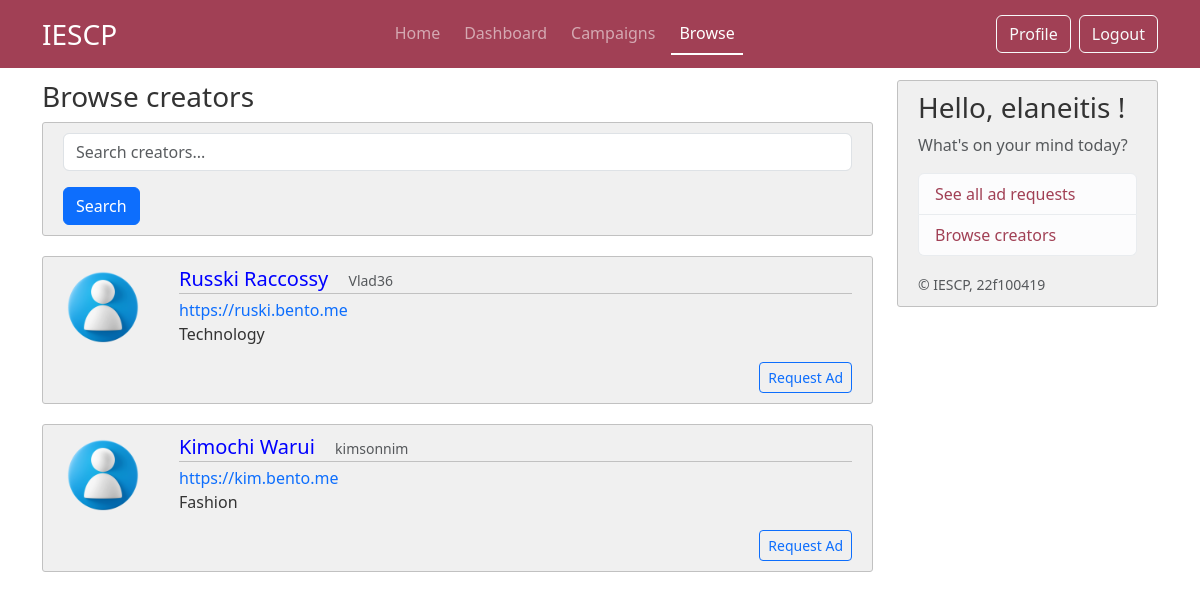
The app's page /browse (signed in) with its own data.
### iescp/models.py (models this page shows, shortened)
class Creator(db.Model, UserMixin):
     __tablename__ = 'creator'
     id = db.Column(db.Integer, primary_key=True)
     social_link_1 = db.Column(db.String(120), nullable=False)
     social_link_2 = db.Column(db.String(120))
     social_link_3 = db.Column(db.String(120))
     category = db.Column(db.String(50), nullable= False)
     location= db.Column(db.String(100), nullable= False)
     dob = db.Column(db.DateTime, nullable=False)
     bio = db.Column(db.Text, nullable= False)
     common_id = db.Column(db.Integer, db.ForeignKey('commonuser.id'), nullable = False)
     common_user = db.relationship('CommonUser', backref='creator', uselist=False)

class CommonUser(db.Model,UserMixin):
     __tablename__ = 'commonuser'
     id = db.Column(db.Integer, primary_key=True)
     role = db.Column(db.String(25), nullable=False) # sponsor or creator
     username = db.Column(db.String(16), unique=True, nullable =False)
     password = db.Column(db.String(60), nullable =False)
     email = db.Column(db.String(50), unique=True, nullable =False)
     firstname = db.Column(db.String(50), nullable=False)
     lastname = db.Column(db.String(50), nullable=False)
     profile_pic = db.Column(db.String(16), nullable =False, default='default.jpg')
     status = db.Column(db.String(12), nullable= False, default='Public') #public or private profile for browse page
     flag = db.Column(db.String(5), nullable=False, default='No') # flag for admin
     phone_no = db.Column(db.String(16), nullable = False)

### iescp/routes.py (the view, shortened to what this page needs)
@app.route("/browse")
@login_required
def browse():
     search_query = request.args.get('search', '')
     if current_user.role == "Sponsor":
          creators = Creator.query.join(Creator.common_user).filter(or_(CommonUser.username.ilike(f'%{search_query}%'),CommonUser.firstname.ilike(f'%{search_query}%'),Creator.category.ilike(f'%{search_query}%'))).all()
          return render_template("sponsor/03_browse_creator.html", title= "Browse",creators_list=creators)
     else:
          return redirect(url_for('home'))

### iescp/models.py (called while the page is built)
@login_manager.user_loader
def load_user(user_id):
     return CommonUser.query.get(int(user_id))

### iescp/templates/sponsor/03_browse_creator.html
{% extends "layout.html" %}
{% block content %}
    <h2 class="h3"> Browse creators </h2>
    <div class="content-section">
        <form method="GET" action="{{ url_for('browse') }}">
            <input type="text" name="search" placeholder="Search creators..." value="{{ request.args.get('search', '') }}" class="form-control mb-3">
            <button type="submit" class="btn btn-primary">Search</button>
        </form>
    </div>
    {% for user in creators_list%}
        <article class="d-flex content-section">
            <div class="flex-shrink-0">
                <img src="{{ url_for('static', filename='images/profile_pics/'+ user.common_user.profile_pic) }}" alt="{{user.common_user.username}}'s profile image" class="rounded-circle account-img" style="width:80px;height:80px">
            </div>
            <div class="flex-grow-1 ms-3">
                <div class="article-metadata justify-content-between">
                    <a class="h5" href="#" style="margin-right: 1rem;"> {{ user.common_user.firstname }} {{ user.common_user.lastname }}</a>
                    <small class="text-muted"> {{ user.common_user.username }}</small>
                </div>
                <a href="{{ user.social_link_1 }}" target="_blank"> {{ user.social_link_1 }}</a>
                <p class="article-content"> {{ user.category }} </p>
                <div class="text-end">
                    <a href="{{ url_for('new_sponsoradreq',creator_id=user.common_user.id)}}" class="btn btn-outline-primary btn-sm"> Request Ad</a>
                </div>
            </div>
        </article>
    {% endfor %}
{% endblock content %}

### iescp/templates/layout.html (shortened to what this page needs)
<!DOCTYPE html>
<html>
    <head>
        <link href="https://cdn.jsdelivr.net/npm/bootstrap@5.3.3/dist/css/bootstrap.min.css" rel="stylesheet">
        <link rel="stylesheet" type="text/css" href="{{ url_for('static', filename='css/layout.css') }}">
    </head>
    <body>
        {% if current_user.email!='admin@admin.com'%}
        <header class="site-header">
            <nav class="navbar navbar-expand-md fixed-top" data-bs-theme="dark">
                <div class="container">
                    <a class="navbar-brand fs-3" href="{{ url_for('home') }}" >IESCP</a>
                    <div class="collapse navbar-collapse" id="navbarSupportedContent">
                        <ul class="navbar-nav nav-underline ms-auto mb-2 mb-lg-0 gap-2">
                            <li class="nav-item">
                                <a class="nav-link {{ 'active' if request.endpoint == 'home' }}" aria-current="page" href="{{ url_for('home') }}"> Home </a>
                            </li>
                            <li class="nav-item">
                                <a class="nav-link {{ 'active' if request.endpoint == 'dashboard' }}" href="{{ url_for('dashboard') }}"> Dashboard </a>
                            </li>
                            <li class="nav-item">
                                <a class="nav-link {{ 'active' if request.endpoint == 'campaign' }}" href="{{ url_for('campaign') }}"> Campaigns </a>
                            </li>
                            <li class="nav-item">
                                <a class="nav-link {{ 'active' if request.endpoint == 'browse' }}" href="{{ url_for('browse') }}"> Browse </a>
                            </li>
                        </ul>
                        <ul class="navbar-nav ms-auto mb-2 mb-lg-0 gap-2">
                            <li class="nav-item">
                                {% if current_user.role=='Sponsor' %}
                                    <a class="btn btn-outline-light" href="{{url_for('sponsor_profile')}}"> Profile </a>
                                {% endif %}
                            </li>
                            <li class="nav-item">
                                <a class="btn btn-outline-light" href="{{ url_for('logout') }}"> Logout </a>
                            </li>
                        </ul>
                    </div>
            </nav>
        </header>
        <main role="main" class="container">
            <div class="row">
                <div class="col-md-9">
                    {% block content %} {% endblock %}
                </div>
                <div class="col-md-3">
                    <div class="content-section sticky-top">
                        <h3> Hello, {{ current_user.username }} ! </h3>
                        <p class='text-muted'> What's on your mind today?
                        <ul class="list-group">
                            {% if current_user.role == "Sponsor" %}
                            <li class="list-group-item list-group-item-action list-group-item-light"> <a href="{{ url_for('sponsor_adreq_list') }}"> See all ad requests </a> </li>
                            <li class="list-group-item list-group-item-action list-group-item-light"> <a href="{{ url_for('browse') }}"> Browse creators </a> </li>
                            {% endif %}
                        </ul>
                        </p>
                        <small class="text-muted">&copy; IESCP, 22f100419</small>
                    </div>
                </div>
            </div>
        </main>
        {% endif %}
    </body>
</html>

### iescp/static/css/layout.css (style rules this page uses)
.navbar { background-color: #a14055; }
.sticky-top { top: 80px; }
body { background: #fff; color: #333333; margin-top: 5rem; height: 100vh; }
body::before { content: ''; position: fixed; top: 0; left: 0; width: 100%; height: 100%; background-image: url('../images/layout-bg-2.png'); background-size: cover; background-repeat: no-repeat; background-position: center; background-attachment: fixed; opacity: 0.3; z-index: -1; }
.site-header .navbar-nav .nav-link.active { font-weight: 500; }
.content-section { background: #f0f0f0; padding: 10px 20px; border: 1px solid #c1c1c1; border-radius: 3px; margin-bottom: 20px; }
a { text-decoration: none; }
.article-content { white-space: pre-line; }
.article-metadata { padding-bottom: 1px; margin-bottom: 4px; color: blue; text-decoration: none; border-bottom: 1px solid #c1c1c1; }
.account-img { height: 125px; width: 125px; margin-right: 20px; margin-bottom: 16px; }
.list-group a { color: #a14055; }

### records on screen
Creator: profile_pic (placeholder picture), common_user.firstname "Russki", common_user.lastname "Raccossy", common_user.username "Vlad36", social_link_1 "https://ruski.bento.me", category "Technology"
Creator: profile_pic (placeholder picture), common_user.firstname "Kimochi", common_user.lastname "Warui", common_user.username "kimsonnim", social_link_1 "https://kim.bento.me", category "Fashion"
CommonUser: username "elaneitis"
